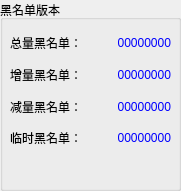
  <widget class="QGroupBox" name="groupBox_5">
   <property name="geometry">
    <rect>
     <x>820</x>
     <y>70</y>
     <width>181</width>
     <height>191</height>
    </rect>
   </property>
   <property name="title">
    <string>黑名单版本</string>
   </property>
   <widget class="QWidget" name="layoutWidget_3">
    <property name="geometry">
     <rect>
      <x>10</x>
      <y>30</y>
      <width>161</width>
      <height>121</height>
     </rect>
    </property>
    <layout class="QGridLayout" name="gridLayout_8">
     <item row="0" column="0">
      <widget class="QLabel" name="label_53">
       <property name="text">
        <string>总量黑名单：</string>
       </property>
      </widget>
     </item>
     <item row="0" column="1">
      <widget class="QLabel" name="label_totalBlacklistVer">
       <property name="styleSheet">
        <string notr="true">color: rgb(0, 0, 255);</string>
       </property>
       <property name="text">
        <string>00000000</string>
       </property>
       <property name="alignment">
        <set>Qt::AlignRight|Qt::AlignTrailing|Qt::AlignVCenter</set>
       </property>
      </widget>
     </item>
     <item row="1" column="0">
      <widget class="QLabel" name="label_55">
       <property name="text">
        <string>增量黑名单：</string>
       </property>
      </widget>
     </item>
     <item row="1" column="1">
      <widget class="QLabel" name="label_incBlacklistVer">
       <property name="styleSheet">
        <string notr="true">color: rgb(0, 0, 255);</string>
       </property>
       <property name="text">
        <string>00000000</string>
       </property>
       <property name="alignment">
        <set>Qt::AlignRight|Qt::AlignTrailing|Qt::AlignVCenter</set>
       </property>
      </widget>
     </item>
     <item row="2" column="0">
      <widget class="QLabel" name="label_57">
       <property name="text">
        <string>减量黑名单：</string>
       </property>
      </widget>
     </item>
     <item row="2" column="1">
      <widget class="QLabel" name="label_decBlacklistVer">
       <property name="styleSheet">
        <string notr="true">color: rgb(0, 0, 255);</string>
       </property>
       <property name="text">
        <string>00000000</string>
       </property>
       <property name="alignment">
        <set>Qt::AlignRight|Qt::AlignTrailing|Qt::AlignVCenter</set>
       </property>
      </widget>
     </item>
     <item row="3" column="0">
      <widget class="QLabel" name="label_59">
       <property name="text">
        <string>临时黑名单：</string>
       </property>
      </widget>
     </item>
     <item row="3" column="1">
      <widget class="QLabel" name="label_tempBlacklistVer">
       <property name="styleSheet">
        <string notr="true">color: rgb(0, 0, 255);</string>
       </property>
       <property name="text">
        <string>00000000</string>
       </property>
       <property name="alignment">
        <set>Qt::AlignRight|Qt::AlignTrailing|Qt::AlignVCenter</set>
       </property>
      </widget>
     </item>
    </layout>
   </widget>
  </widget>
